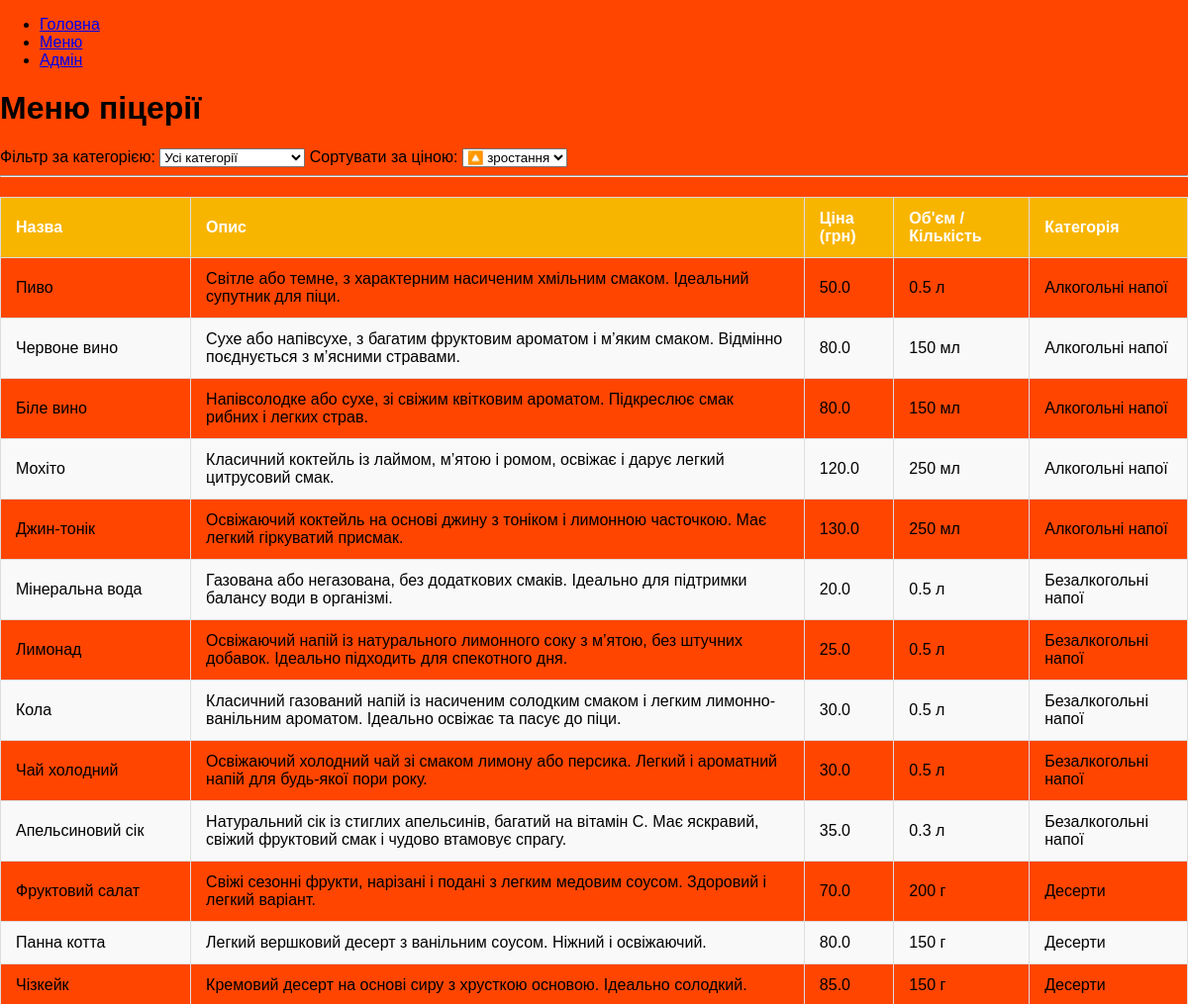
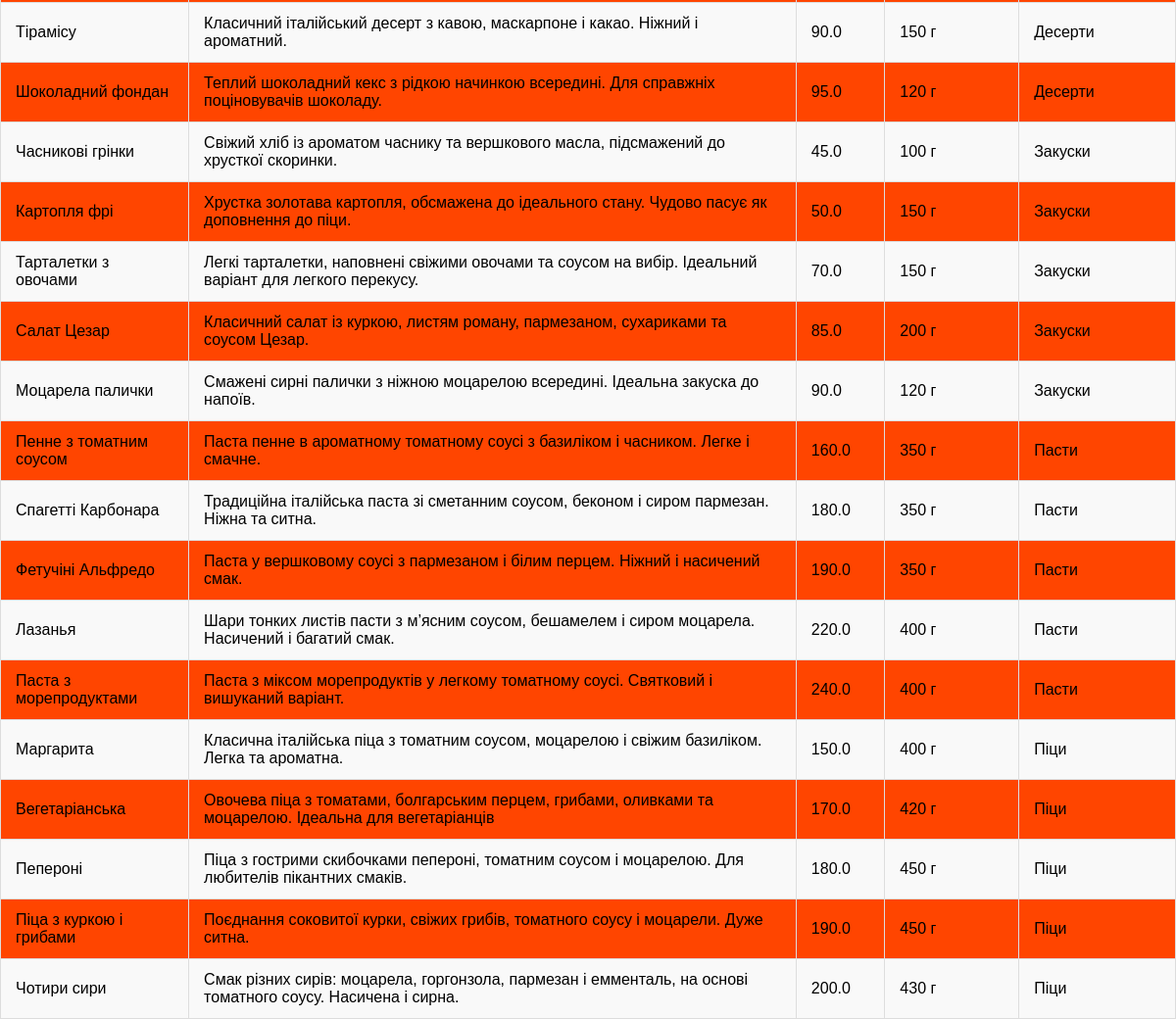
The page /menu on the database its author committed (2 pictures, top to bottom).
### tables this page shows
CREATE TABLE dishes (
            id INTEGER PRIMARY KEY AUTOINCREMENT,
            title TEXT NOT NULL,
            description TEXT,
            price REAL NOT NULL
        , quantity TEXT, category TEXT);

### app.py (the view)
@app.route("/menu")
def menu():
    sort_order = request.args.get("sort", "asc")
    selected_category = request.args.get("category", "all")
    conn = get_db_connection()
    categories = conn.execute("SELECT DISTINCT category FROM dishes").fetchall()
    if selected_category == "all":
        dishes = conn.execute(f"""
            SELECT * FROM dishes
            ORDER BY category ASC, price {'DESC' if sort_order == 'desc' else 'ASC'}
        """).fetchall()
    else:
        dishes = conn.execute(f"""
            SELECT * FROM dishes
            WHERE category = ?
            ORDER BY price {'DESC' if sort_order == 'desc' else 'ASC'}
        """, (selected_category,)).fetchall()
    conn.close()
    return render_template("menu.html", menu=dishes,
                           sort_order=sort_order,
                           categories=categories,
                           selected_category=selected_category)

### app.py (called while the page is built)
def get_db_connection():
    conn = sqlite3.connect('menu.db')
    conn.row_factory = sqlite3.Row
    return conn

### templates/menu.html (shortened to what this page needs)
{% extends "base.html" %}
{% block content %}
    <h1>Меню піцерії</h1>
    <form method="get" action="{{ url_for('menu') }}">
        <label for="category">Фільтр за категорією:</label>
        <select name="category" id="category" onchange="this.form.submit()">
            <option value="all" {% if selected_category == 'all' %}selected{% endif %}>Усі категорії</option>
        </select>
        <label for="sort">Сортувати за ціною:</label>
        <select name="sort" id="sort" onchange="this.form.submit()">
            <option value="asc" {% if sort_order == 'asc' %}selected{% endif %}>🔼 зростання</option>
        </select>
    </form>
    <hr>
    <table>
        <thead>
            <tr>
                <th>Назва</th>
                <th>Опис</th>
                <th>Ціна (грн)</th>
                <th>Об'єм / Кількість</th>
                <th>Категорія</th>
            </tr>
        </thead>
        <tbody>
            {% for item in menu %}
                <tr>
                    <td>{{ item.title }}</td>
                    <td>{{ item.description }}</td>
                    <td>{{ item.price }}</td>
                    <td>{{ item.quantity }}</td>
                    <td>{{ item.category }}</td>
                </tr>
            {% endfor %}
        </tbody>
    </table>
{% endblock %}

### templates/base.html (shortened to what this page needs)
<!DOCTYPE html>
<html lang="uk">
<head>
</head>
<body>
    {% include '_nav.html' %}
    {% block content %}{% endblock %}
</body>
</html>

### templates/_nav.html
<nav>
  <ul>
    <li><a href="{{ url_for('home') }}">Головна</a></li>
    <li><a href="{{ url_for('menu') }}">Меню</a></li>
    <li><a href="{{ url_for('admin') }}">Адмін</a></li>
  </ul>
</nav>

### templates/base.html (style rules this page uses)
body { font-family: Arial, sans-serif; background-color: orangered; margin: 0; padding: 0; }
table { width: 100%; border-collapse: collapse; margin-top: 20px; font-family: Arial, sans-serif; }
thead { background-color: #f8b500; color: white; }
th, td { padding: 12px 15px; border: 1px solid #ddd; text-align: left; }
tbody tr:nth-child(even) { background-color: #f9f9f9; }
th { font-weight: bold; }

### rows shown on the page
dishes: title "Пиво", description "Світле або темне, з характерним насиченим хмільним смаком. Ідеальний супутник для піци.", price "50.0", quantity "0.5 л", category "Алкогольні напої"
dishes: title "Червоне вино", description "Сухе або напівсухе, з багатим фруктовим ароматом і м’яким смаком. Відмінно поєднується з м’ясними стравами.", price "80.0", quantity "150 мл", category "Алкогольні напої"
dishes: title "Біле вино", description "Напівсолодке або сухе, зі свіжим квітковим ароматом. Підкреслює смак рибних і легких страв.", price "80.0", quantity "150 мл", category "Алкогольні напої"
dishes: title "Мохіто", description "Класичний коктейль із лаймом, м’ятою і ромом, освіжає і дарує легкий цитрусовий смак.", price "120.0", quantity "250 мл", category "Алкогольні напої"
dishes: title "Джин-тонік", description "Освіжаючий коктейль на основі джину з тоніком і лимонною часточкою. Має легкий гіркуватий присмак.", price "130.0", quantity "250 мл", category "Алкогольні напої"
dishes: title "Мінеральна вода", description "Газована або негазована, без додаткових смаків. Ідеально для підтримки балансу води в організмі.", price "20.0", quantity "0.5 л", category "Безалкогольні напої"
dishes: title "Лимонад", description "Освіжаючий напій із натурального лимонного соку з м’ятою, без штучних добавок. Ідеально підходить для спекотного дня.", price "25.0", quantity "0.5 л", category "Безалкогольні напої"
dishes: title "Кола", description "Класичний газований напій із насиченим солодким смаком і легким лимонно-ванільним ароматом. Ідеально освіжає та пасує до піци.", price "30.0", quantity "0.5 л", category "Безалкогольні напої"
dishes: title "Чай холодний", description "Освіжаючий холодний чай зі смаком лимону або персика. Легкий і ароматний напій для будь-якої пори року.", price "30.0", quantity "0.5 л", category "Безалкогольні напої"
dishes: title "Апельсиновий сік", description "Натуральний сік із стиглих апельсинів, багатий на вітамін C. Має яскравий, свіжий фруктовий смак і чудово втамовує спрагу.", price "35.0", quantity "0.3 л", category "Безалкогольні напої"
dishes: title "Фруктовий салат", description "Свіжі сезонні фрукти, нарізані і подані з легким медовим соусом. Здоровий і легкий варіант.", price "70.0", quantity "200 г", category "Десерти"
dishes: title "Панна котта", description "Легкий вершковий десерт з ванільним соусом. Ніжний і освіжаючий.", price "80.0", quantity "150 г", category "Десерти"
dishes: title "Чізкейк", description "Кремовий десерт на основі сиру з хрусткою основою. Ідеально солодкий.", price "85.0", quantity "150 г", category "Десерти"
dishes: title "Тірамісу", description "Класичний італійський десерт з кавою, маскарпоне і какао. Ніжний і ароматний.", price "90.0", quantity "150 г", category "Десерти"
dishes: title "Шоколадний фондан", description "Теплий шоколадний кекс з рідкою начинкою всередині. Для справжніх поціновувачів шоколаду.", price "95.0", quantity "120 г", category "Десерти"
dishes: title "Часникові грінки", description "Свіжий хліб із ароматом часнику та вершкового масла, підсмажений до хрусткої скоринки.", price "45.0", quantity "100 г", category "Закуски"
dishes: title "Картопля фрі", description "Хрустка золотава картопля, обсмажена до ідеального стану. Чудово пасує як доповнення до піци.", price "50.0", quantity "150 г", category "Закуски"
dishes: title "Тарталетки з овочами", description "Легкі тарталетки, наповнені свіжими овочами та соусом на вибір. Ідеальний варіант для легкого перекусу.", price "70.0", quantity "150 г", category "Закуски"
dishes: title "Салат Цезар", description "Класичний салат із куркою, листям роману, пармезаном, сухариками та соусом Цезар.", price "85.0", quantity "200 г", category "Закуски"
dishes: title "Моцарела палички", description "Смажені сирні палички з ніжною моцарелою всередині. Ідеальна закуска до напоїв.", price "90.0", quantity "120 г", category "Закуски"
dishes: title "Пенне з томатним соусом", description "Паста пенне в ароматному томатному соусі з базиліком і часником. Легке і смачне.", price "160.0", quantity "350 г", category "Пасти"
dishes: title "Спагетті Карбонара", description "Традиційна італійська паста зі сметанним соусом, беконом і сиром пармезан. Ніжна та ситна.", price "180.0", quantity "350 г", category "Пасти"
dishes: title "Фетучіні Альфредо", description "Паста у вершковому соусі з пармезаном і білим перцем. Ніжний і насичений смак.", price "190.0", quantity "350 г", category "Пасти"
dishes: title "Лазанья", description "Шари тонких листів пасти з м’ясним соусом, бешамелем і сиром моцарела. Насичений і багатий смак.", price "220.0", quantity "400 г", category "Пасти"
dishes: title "Паста з морепродуктами", description "Паста з міксом морепродуктів у легкому томатному соусі. Святковий і вишуканий варіант.", price "240.0", quantity "400 г", category "Пасти"
dishes: title "Маргарита", description "Класична італійська піца з томатним соусом, моцарелою і свіжим базиліком. Легка та ароматна.", price "150.0", quantity "400 г", category "Піци"
dishes: title "Вегетаріанська", description "Овочева піца з томатами, болгарським перцем, грибами, оливками та моцарелою. Ідеальна для вегетаріанців", price "170.0", quantity "420 г", category "Піци"
dishes: title "Пепероні", description "Піца з гострими скибочками пепероні, томатним соусом і моцарелою. Для любителів пікантних смаків.", price "180.0", quantity "450 г", category "Піци"
dishes: title "Піца з куркою і грибами", description "Поєднання соковитої курки, свіжих грибів, томатного соусу і моцарели. Дуже ситна.", price "190.0", quantity "450 г", category "Піци"
dishes: title "Чотири сири", description "Смак різних сирів: моцарела, горгонзола, пармезан і емменталь, на основі томатного соусу. Насичена і сирна.", price "200.0", quantity "430 г", category "Піци"
